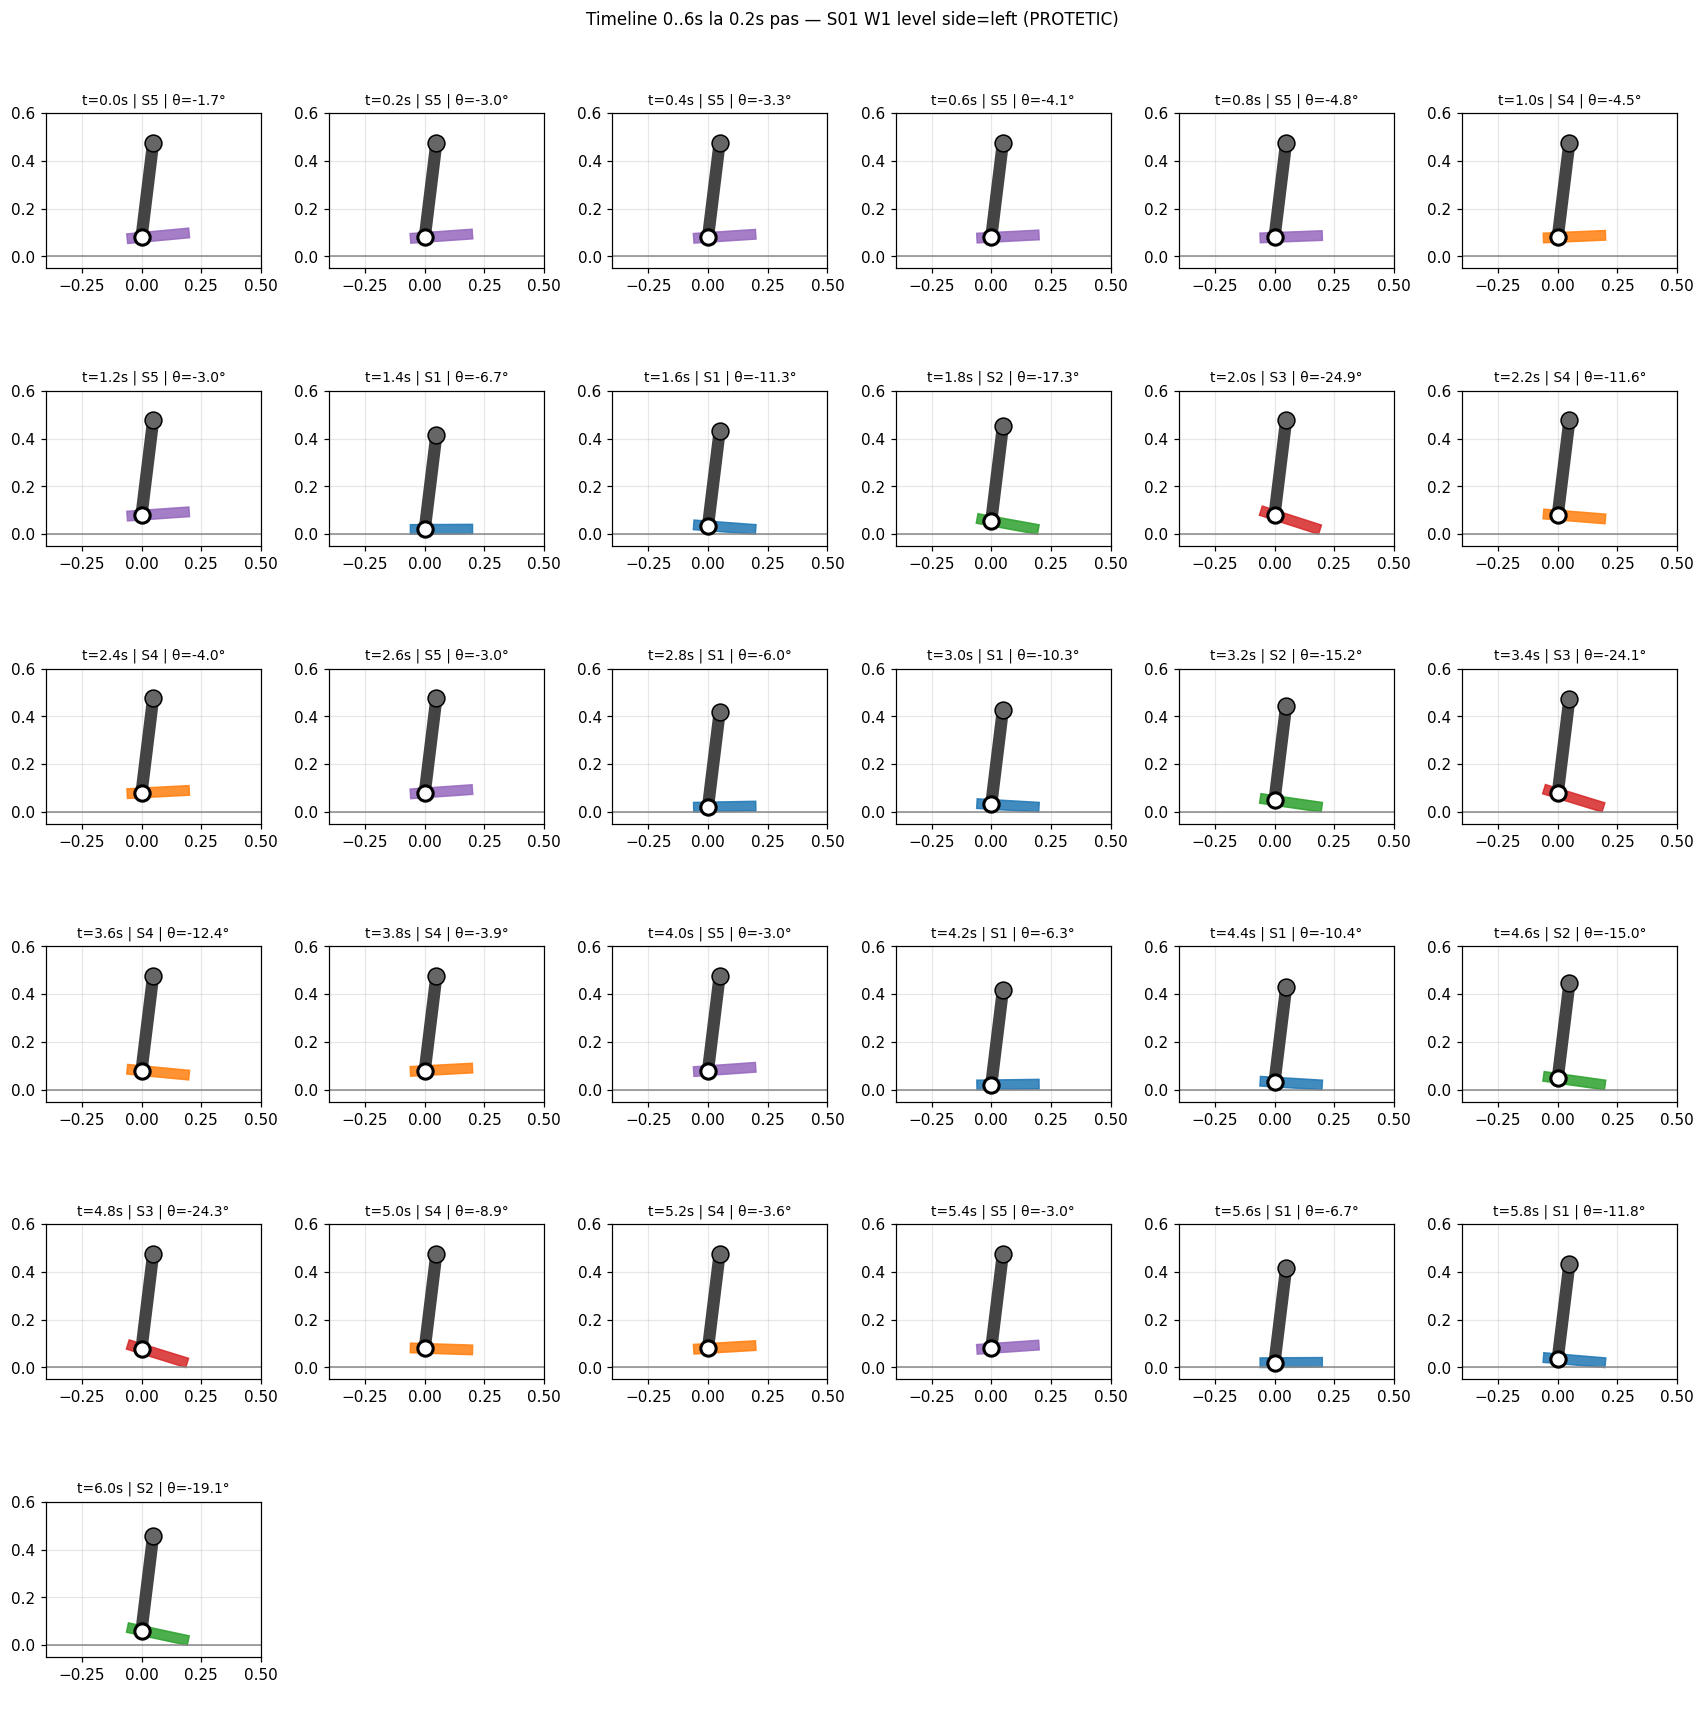

Generate this figure with Python:
"""Screenshot-uri la fiecare 0.2 s pe primele 6 s pentru subiect S01 W1 level left.

Reproduce EXACT pipeline-ul din pagina 6 Streamlit ca să văd ce vede utilizatorul.
"""
from __future__ import annotations

import sys
from pathlib import Path

import numpy as np
import matplotlib.pyplot as plt

ROOT = Path(__file__).resolve().parents[1]
sys.path.insert(0, str(ROOT / "src"))
sys.path.insert(0, str(ROOT / "dashboard"))

from easy_gait import preprocessing, gait_events, fsm, ankle_controller  # noqa
from easy_gait.io_utils import (  # noqa
    SAMALA_SHANK_GYRO_COLS, detect_prosthetic_side, compute_ankle_angle,
)
from easy_gait.prosthesis_viz import (  # noqa
    compute_segments, FSM_COLORS, FSM_NAMES, GROUND_Y, PYLON_TILT_DEG,
)
from _shared import list_samala_subjects_cached, load_samala_imu_cached  # noqa


def _draw(ax, ankle_angle_deg: float, fsm_state: int, title: str):
    seg = compute_segments(ankle_angle_deg, fsm_state)
    color = FSM_COLORS.get(int(fsm_state), "#888")

    ax.axhline(GROUND_Y, color="#888", lw=1)
    # Tibia
    ax.plot([seg["ankle"][0], seg["knee"][0]],
            [seg["ankle"][1], seg["knee"][1]],
            color="#444", lw=8, solid_capstyle="round")
    # Talpa
    poly = seg["foot_poly"]
    ax.fill(poly[:, 0], poly[:, 1], color=color, alpha=0.85, edgecolor=color)
    # Gleznă
    ax.plot(*seg["ankle"], "o", ms=10, mec="black", mfc="white", mew=2)
    # Genunchi
    ax.plot(*seg["knee"], "o", ms=11, mec="black", mfc="#666", mew=1)

    ax.set_xlim(-0.40, 0.50)
    ax.set_ylim(-0.05, 0.60)
    ax.set_aspect("equal")
    ax.grid(True, alpha=0.3)
    ax.set_title(title, fontsize=9)


def main():
    subject = "S01"
    trial = 1
    activity = "level"
    side = "left"  # forțat conform cererii

    df, fs, _ = load_samala_imu_cached(subject, trial)
    prost_side = detect_prosthetic_side(df)
    is_prost = (side == prost_side)
    print(f"S01 W1 | side requested: {side} | prosthetic side detected: {prost_side} "
          f"| is_prosthetic: {is_prost} | fs: {fs}")

    pitch_col = SAMALA_SHANK_GYRO_COLS[side]["pitch"]
    omega = preprocessing.gyro_pitch_dps(df, pitch_col, fs=fs)
    events = gait_events.detect_events_trojaniello(omega, fs=fs, prosthetic=is_prost)
    ref_idx = int(events.hs_idx[0]) if len(events.hs_idx) > 0 else 100
    ankle_real = compute_ankle_angle(df, side, reference_idx=ref_idx)
    trace = fsm.run_fsm(
        n_samples=len(df), fs=fs,
        hs_idx=events.hs_idx, to_idx=events.to_idx,
        omega_shank_dps=omega, ankle_angle_estimate_deg=ankle_real,
        config=fsm.FSMConfig(activity=activity),
    )
    ankle_fsm = ankle_controller.generate_trajectory(trace, fs=fs)

    # Eșantioane la fiecare 0.2 s pe primele 6 s
    times = np.arange(0.0, 6.001, 0.2)
    n_frames = len(times)
    cols = 6
    rows = int(np.ceil(n_frames / cols))

    fig, axes = plt.subplots(rows, cols, figsize=(cols * 2.6, rows * 2.6))
    axes = axes.flatten()

    print("\nFrame timeline (PYLON_TILT_DEG =", PYLON_TILT_DEG, "deg):")
    print(f"{'t(s)':>6} {'idx':>5} {'state':>6} {'theta':>8} "
          f"{'ankle_x':>8} {'ankle_y':>8} {'knee_x':>8} {'knee_y':>8} "
          f"{'toe_y':>8} {'heel_y':>8} {'foot_y_min':>10}")

    for i, t in enumerate(times):
        idx = int(round(t * fs))
        if idx >= len(ankle_fsm):
            axes[i].axis("off")
            continue
        a = float(ankle_fsm[idx])
        s = int(trace.state_per_sample[idx])
        seg = compute_segments(a, s)
        foot_y_min = float(seg["foot_poly"][:, 1].min())
        print(f"{t:6.2f} {idx:5d} S{s:1d}    {a:+8.2f} "
              f"{seg['ankle'][0]:+8.3f} {seg['ankle'][1]:+8.3f} "
              f"{seg['knee'][0]:+8.3f} {seg['knee'][1]:+8.3f} "
              f"{seg['toe'][1]:+8.3f} {seg['heel'][1]:+8.3f} {foot_y_min:+10.3f}")
        _draw(axes[i], a, s, f"t={t:.1f}s | S{s} | θ={a:+.1f}°")

    # Hide unused axes
    for j in range(n_frames, len(axes)):
        axes[j].axis("off")

    fig.suptitle(
        f"Timeline 0..6s la 0.2s pas — {subject} W{trial} {activity} side={side} "
        f"({'PROTETIC' if is_prost else 'INTACT'})",
        fontsize=11, y=1.0,
    )
    fig.tight_layout()
    out = ROOT / "scripts" / "debug_timeline.png"
    fig.savefig(out, dpi=110, bbox_inches="tight")
    print(f"\nSalvat: {out}")
    plt.close(fig)


if __name__ == "__main__":
    main()
